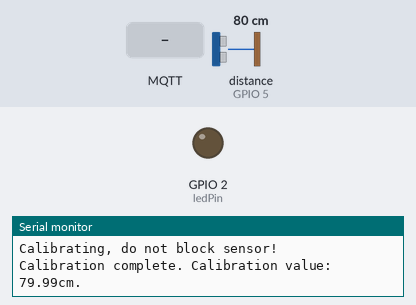
Simulated run of this sketch. Board: ESP8266 (NodeMCU). Shown: output pins drawn as LEDs (lit = HIGH), the last lines printed to the serial monitor. Wiring (inferred from the names in the program): ultrasonic range finder: trigger GPIO 4; echo GPIO 5. Dashed ring = blinking. Inputs (shaded band) come from the test bench; at power-on: distance to the obstacle (sensor on GPIO 5) 80 cm. The echo pulse lasts 58.3 µs per cm; WiFi joins after 1.5 s; servers stay silent unless stated; no MQTT or app messages arrive unless stated; pins used as bus, display or sensor lines are not drawn.

Above: at 5.8 s.
5.9 s: MQTT message "pat" arrives on the first subscribed topic
At 6.04 s:
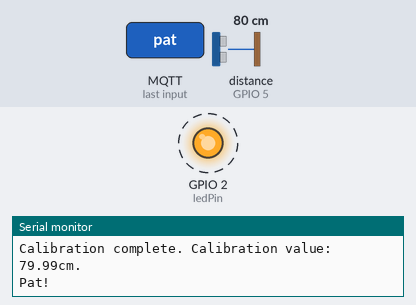
8.9 s: MQTT message "wave" arrives on the first subscribed topic
At 9.08 s:
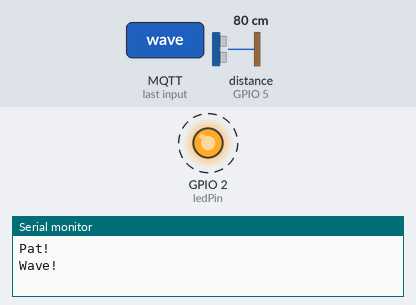
Timing chart, 0 to 11.9 s (numbered marks = the images above; inputs shaded):
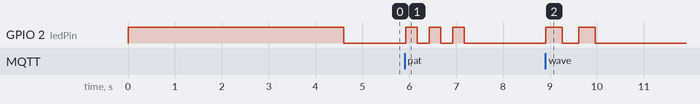

The sketch:

wave_pat_ultrasonic.ino
```cpp
#include "secrets.h"
#include<ESP8266WiFi.h>
#include<PubSubClient.h>

// Defines
#define SAMPLES 40
#define ACT_THRESHOLD 1.5
#define TIMEOUT 2000

// Ultrasonic sensor
const int trigPin = 4;
const int echoPin = 5;
const int ledPin = 2;
float duration, distance;

// Digital Signal Processing
float cal = 0;
float threshold = 25.0;
float data[SAMPLES];
unsigned long next_read_start = 0;
unsigned long next_status = 0;

// WiFi
const char ssid[] = SECRET_SSID;
const char pass[] = SECRET_PASS;
WiFiClient espClient;

// MQTT
const char *mqtt_broker = "broker.emqx.io";
const char *mqtt_topic = "SIT210/wave";
const int mqtt_port = 1883;
PubSubClient mqtt_client(espClient);

// See "MQTT Implementation Help" in README
void connectToWiFi() {
    WiFi.begin(ssid, pass);
    Serial.print("Connecting to WiFi");
    while (WiFi.status() != WL_CONNECTED) {
        delay(500);
        Serial.print(".");
    }
    Serial.println("\nConnected to the WiFi network");
}

// See "MQTT Implementation Help" in README
void connectToMQTTBroker() {
    while (!mqtt_client.connected()) {
        String client_id = "esp8266-client-" + String(WiFi.macAddress());
        Serial.printf("Connecting to MQTT Broker as %s.....\n", client_id.c_str());
        if (mqtt_client.connect(client_id.c_str())) {
            Serial.println("Connected to MQTT broker");
            mqtt_client.subscribe(mqtt_topic);
        } else {
            Serial.print("Failed to connect to MQTT broker, rc=");
            Serial.print(mqtt_client.state());
            Serial.println(" try again in 5 seconds");
            delay(5000);
        }
    }
}

// MQTT Callback
void mqttCallback(char *topic, byte *payload, unsigned int length) {
  // Recover the message as a string
  String msg = "";
  for (unsigned int i = 0; i < length; i++) {
    msg += (char) payload[i];
  }

  // Act on the recovered string
  if(msg == "pat"){
    Serial.println("Pat!");
    flash(3, 2.5);
  }else if(msg == "wave"){
    Serial.println("Wave!");
    flash(2, 3.5);
  }
}

// Handle actions occuring
void handleAction(int status){
  switch(status){
    case 1: // Pat
      mqtt_client.publish(mqtt_topic, "pat");
      break;
    case 2: // Wave
      mqtt_client.publish(mqtt_topic, "wave");
      break;

    default: // If status is unknown, error -2
      handleError(-2);
      break;
  }
}

// Handle actions locally to provide immediate feedback during testing
void handleActionLocal(int status){
  switch(status){
    case 1: // Pat
      Serial.println("Pat!");
      flash(2, 3.5);
      break;
    case 2: // Wave
      Serial.println("Wave!");
      flash(3, 2.5);
      break;

    default:
      handleError(-2);
      break;
  }
}

// Flash a provided pattern profile
void flash(int flashes, float length){
  for(int i = 0; i < flashes; i++){
    digitalWrite(ledPin, HIGH);
    delay(length * 100);
    digitalWrite(ledPin, LOW);
    delay(length * 100);
  }
}

// Handle error codes
void handleError(int code){
  switch(code){
    case -1: // Timeout not reached, ignore this error
      break;
    case -2: // handleAction received an unknown status
      Serial.println("Unknown status given to action handler!");
      break;
    default: // Handle unknown error codes
      Serial.print("Unknown error code: ");
      Serial.println(code);
      break;
  }
}

// Signal processing
int processSignals(float samples[SAMPLES]){
  // Return an error if last status is still valid
  if(millis() < next_status){
    return -1;
  }

  // Variables for the signal processing
  int ret = 0;
  int trig_idx = -1;
  int end_idx = -1;
  int trig_samples = 0;
  float avg_btw = 0;
  float min = cal;

  // Iterate through the passed samples and perform some magic
  for(int i = 0; i < SAMPLES; i++){
    if(trig_idx < 0){
      if(cal - samples[i] > threshold){
        trig_idx = i;
      }
    }else if(trig_idx > -1){
      if(end_idx < 0){
        if(cal - samples[i] <= threshold){
          end_idx = i;
        }
      }else{
        trig_samples = end_idx - trig_idx;
        for(int j = trig_idx; j < end_idx; j++){
          avg_btw += samples[j];
          if(samples[j] < min){
            min = samples[j];
          }
        }
        avg_btw = avg_btw / trig_samples;
        break;
      }
    }
  }

  // Update the next_status
  next_status = millis() + TIMEOUT;
  if(avg_btw > 0){
    if(avg_btw - min > ACT_THRESHOLD){
      ret = 1;
    }else{
      if(trig_samples < 8){
        ret = 2;
      }
    }
  }

  // Reset the data array if a status has been set
  if(ret != 0){
    for(int i = 0; i < SAMPLES; i++){
      data[i] = cal;
    }
  }

  return ret;
}

// Calibration for the signal processing
float calibrate(){
  Serial.println("Calibrating, do not block sensor!");
  delay(2500);
  float avg = 0;
  int cal_points = 10;
  for(int i = 0; i < cal_points; i++){
    avg += read_dist();
  }
  avg = avg / cal_points;
  Serial.print("Calibration complete. Calibration value: ");
  Serial.print(avg);
  Serial.println("cm.");
  return avg;
}

// Read the distance in cm from the ultrasonic sensor
float read_dist(){
  while(millis() < next_read_start){} // Wait for the start of the next read window
  digitalWrite(trigPin, LOW);
  delayMicroseconds(2);
  digitalWrite(trigPin, HIGH);
  delayMicroseconds(10);
  digitalWrite(trigPin, LOW);
  duration = pulseIn(echoPin, HIGH);
  distance = (duration*.0343)/2;
  next_read_start = millis() + 50; // Minimum delay for an accurate reading
  return distance;
}

void setup() {
  Serial.begin(9600);
  Serial.println("Initialising...");
  digitalWrite(ledPin, HIGH); // LED signals something is happening

  // Configure pins
  pinMode(trigPin, OUTPUT);
  pinMode(echoPin, INPUT);
  pinMode(ledPin, OUTPUT);

  // Configure WiFi and MQTT
  connectToWiFi();
  mqtt_client.setServer(mqtt_broker, mqtt_port);
  mqtt_client.setCallback(mqttCallback);
  connectToMQTTBroker();

  // Calibrate sensor for signal processor
  cal = calibrate();

  // Prefill data array
  for(int i = 0; i < SAMPLES; i++){
    data[i] = cal;
  }

  digitalWrite(ledPin, LOW); // LED signals that setup is complete
}

void loop() {
  // First handle our loop
  for(int i = 1; i < SAMPLES; i++){
    data[i-1] = data[i];
  }

  float dist = read_dist();
  data[SAMPLES-1] = dist;

  int status = processSignals(data);

  if(status > 0){
    handleAction(status);
  }else if(status < 0){
    handleError(status);
  }

  // Now check MQTT
  if (!mqtt_client.connected()) {
    connectToMQTTBroker();
  }
  mqtt_client.loop();
}
```

secrets.h
```cpp
#define SECRET_SSID "MySSID"	// replace MySSID with your WiFi network name
#define SECRET_PASS "password"	// replace MyPassword with your WiFi password
```

Measured:
- after the input at 5.9 s, GPIO 2 (ledPin): alternates HIGH for 0.25 s and LOW for 0.25 s, 6 changes in all, then stays LOW, starting at once
- after the input at 8.9 s, GPIO 2 (ledPin): alternates HIGH for 0.35 s and LOW for 0.35 s, 4 changes in all, then stays LOW, starting at once
